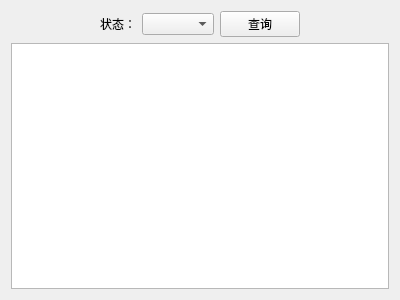
<?xml version="1.0" encoding="UTF-8"?>
<ui version="4.0">
 <class>PageListByMerchantId</class>
 <widget class="QWidget" name="PageListByMerchantId">
  <property name="geometry">
   <rect>
    <x>0</x>
    <y>0</y>
    <width>400</width>
    <height>300</height>
   </rect>
  </property>
  <property name="windowTitle">
   <string>Form</string>
  </property>
  <layout class="QHBoxLayout" name="horizontalLayout_2">
   <item>
    <layout class="QVBoxLayout" name="verticalLayout">
     <item>
      <layout class="QHBoxLayout" name="horizontalLayout">
       <item>
        <spacer name="horizontalSpacer">
         <property name="orientation">
          <enum>Qt::Horizontal</enum>
         </property>
         <property name="sizeHint" stdset="0">
          <size>
           <width>40</width>
           <height>20</height>
          </size>
         </property>
        </spacer>
       </item>
       <item>
        <widget class="QLabel" name="label">
         <property name="text">
          <string>状态：</string>
         </property>
        </widget>
       </item>
       <item>
        <widget class="QComboBox" name="comboBox"/>
       </item>
       <item>
        <widget class="QPushButton" name="pushButtonQuery">
         <property name="text">
          <string>查询</string>
         </property>
        </widget>
       </item>
       <item>
        <spacer name="horizontalSpacer_2">
         <property name="orientation">
          <enum>Qt::Horizontal</enum>
         </property>
         <property name="sizeHint" stdset="0">
          <size>
           <width>40</width>
           <height>20</height>
          </size>
         </property>
        </spacer>
       </item>
      </layout>
     </item>
     <item>
      <widget class="QListWidget" name="listWidget"/>
     </item>
    </layout>
   </item>
  </layout>
 </widget>
 <resources/>
 <connections/>
</ui>
